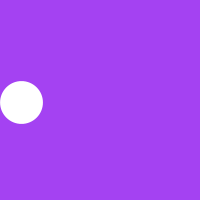
Frame 1 (no input)
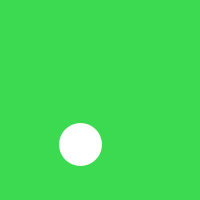
Frame 60 (the mouse pressed at the canvas centre just before this capture)
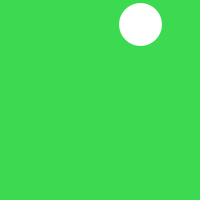
Frame 120 (the mouse held since frame 60 and released just before this capture)

The Processing sketch that drew these frames (run headless with seeded random() and noise(); from frame 60 on, the mouse is pressed at the canvas centre):

// Processing sketch: task1
// ── task1.pde
float speedX = 1, speedY = 2;
float x=20, y=100, r = 20;
color strokeColor = color(255);
color currentBackgroundColor;
void setup() {
  size(200, 200);
  currentBackgroundColor = backgroundColor();
}
void draw() {
  background(currentBackgroundColor);
  moveBall();
  checkCollisions();
  drawBall();
}
void moveBall() {
  x += speedX;
  y += speedY;
}
void checkCollisions() {
  if ( x > width-r || x < r ) {
    speedX = -1 * speedX;
    currentBackgroundColor = backgroundColor();
  }
  if (y > height-r || y < r) {
    speedY = -1 * speedY;
    currentBackgroundColor = backgroundColor();
  }
}
void drawBall() {
  stroke(strokeColor);
  strokeWeight(r/7);
  ellipse(x, y, 2*r, 2*r);
}

color backgroundColor() {
  color backgroundColor = color(random(255), random(255), random(255));
  return backgroundColor;
}
